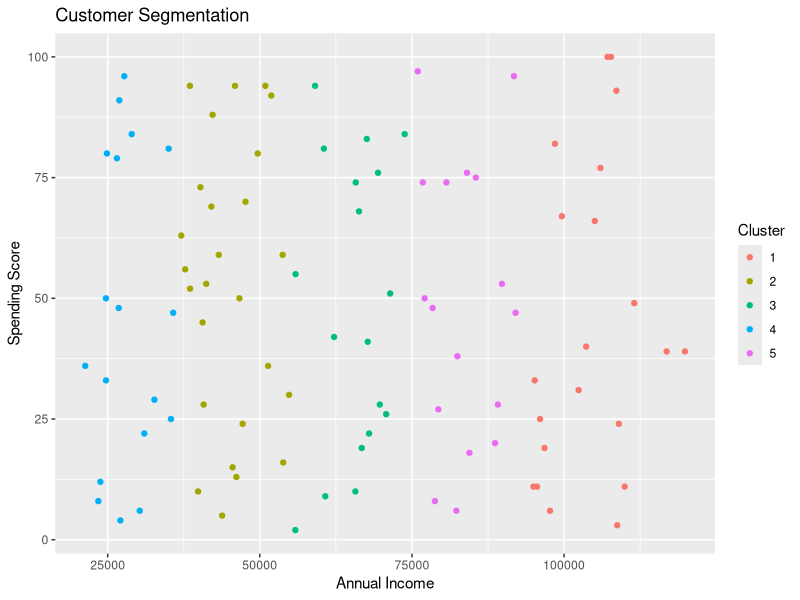

R code for this plot:
install.packages("ggplot2")  
library(ggplot2)
set.seed(123) 
customer_data <- data.frame(
  CustomerID = 1:100,
  Age = sample(18:70, 100, replace = TRUE),
  Gender = sample(c("Male", "Female"), 100, replace = TRUE),
  AnnualIncome = sample(20000:120000, 100, replace = TRUE),
  SpendingScore = sample(1:100, 100, replace = TRUE)
)
clustering_data <- customer_data[, c("AnnualIncome", "SpendingScore")]
kmeans_result <- kmeans(clustering_data, centers = 5, nstart = 20)
customer_data$Cluster <- as.factor(kmeans_result$cluster)
ggplot(customer_data, aes(x = AnnualIncome, y = SpendingScore, color = Cluster)) +
  geom_point() +
  labs(title = "Customer Segmentation",
       x = "Annual Income",
       y = "Spending Score")
